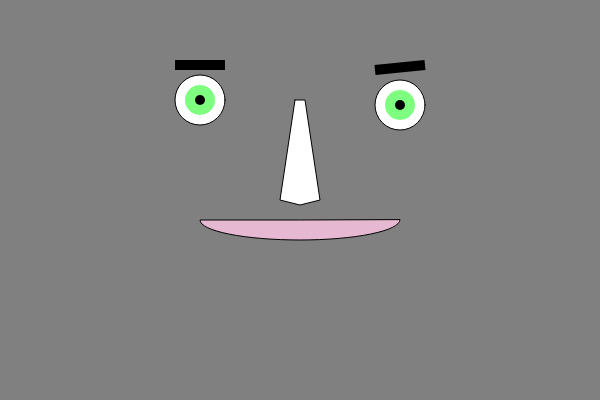
Frame 1 (no input)
Frame 60 (no input): identical to frame 1, image omitted
Frame 120 (the mouse pressed at the canvas centre since frame 60): identical to frame 1, image omitted

The p5.js sketch that drew this single still picture (run headless with seeded random() and noise() and a simulated clock; from frame 60 on, the mouse is pressed at the canvas centre):

// p5.js sketch
// ── sketch.js
function setup() {
  createCanvas(600, 400);
  colorMode(HSB)
}

function draw() {
  background(255,0,50);

  // drawing the eyes
  ellipse(200,100,50,50);
  ellipse(400,105,50,50);

  push();
  noStroke();
  fill(120,100,100,0.5);
  ellipse(200,100,30,30);
  ellipse(400,105,30,30);

  fill(0);
  ellipse(200,100,10,10);
  ellipse(400,105,10,10);
  pop();
  //fill(255);

  // drawing the nose
  // triangle(300,100,290,200,310,200);
  beginShape();
  vertex(295,100);
  vertex(280,200);
  vertex(300,205);
  vertex(320,200);
  vertex(305,100);
  endShape(CLOSE);

  
  // drawing mouth
  push();
  fill(325,20,90);
  arc(300,220,200,40,0,PI,PIE);
  pop();

  // drawing eyebrows
  push();
  strokeWeight(10);
  strokeCap(SQUARE);
  line(175,65,225,65);
  line(375,70,425,65);
  pop();
}
